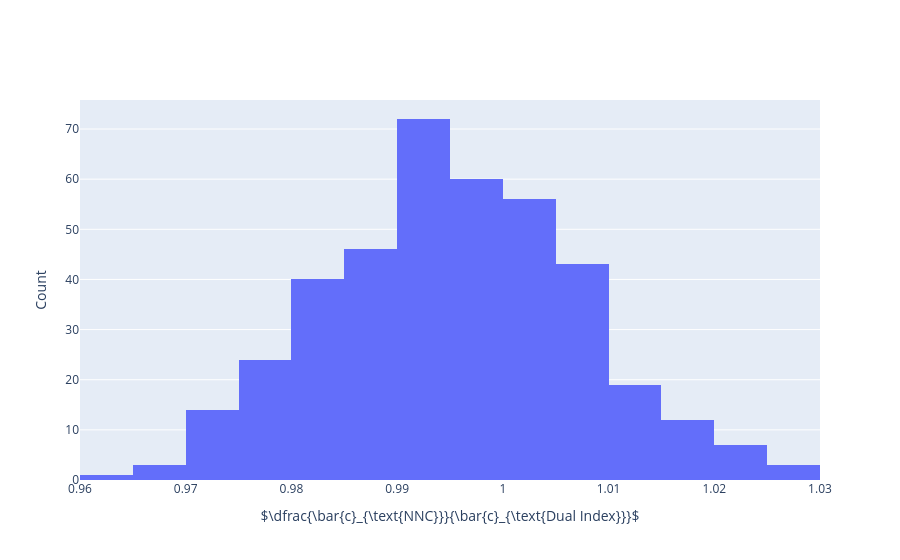

Notebook code for this chart:
### Markdown cell above
Below we plot the distribution of the mean cost per step ratio between NNC and DI.

### Code cell
fig = go.Figure(go.Histogram(x=cost_ratios))
fig.layout.xaxis.title = r'$\dfrac{\bar{c}_{\text{NNC}}}{\bar{c}_{\text{Dual Index}}}$'
fig.layout.yaxis.title = 'Count'
fig

### Figure 1 — Plotly figure (JSON) as saved in the notebook; plotly's stock layout.template omitted (floating-point values rounded to 4 significant figures; data arrays with more than 128 entries replaced by an {"elided": "..."} marker saying what was removed)
{"data": [{"type": "histogram", "x": {"elided": "400 float values"}}], "layout": {"xaxis": {"title": {"text": "$\\dfrac{\\bar{c}_{\\text{NNC}}}{\\bar{c}_{\\text{Dual Index}}}$"}}, "yaxis": {"title": {"text": "Count"}}}}
